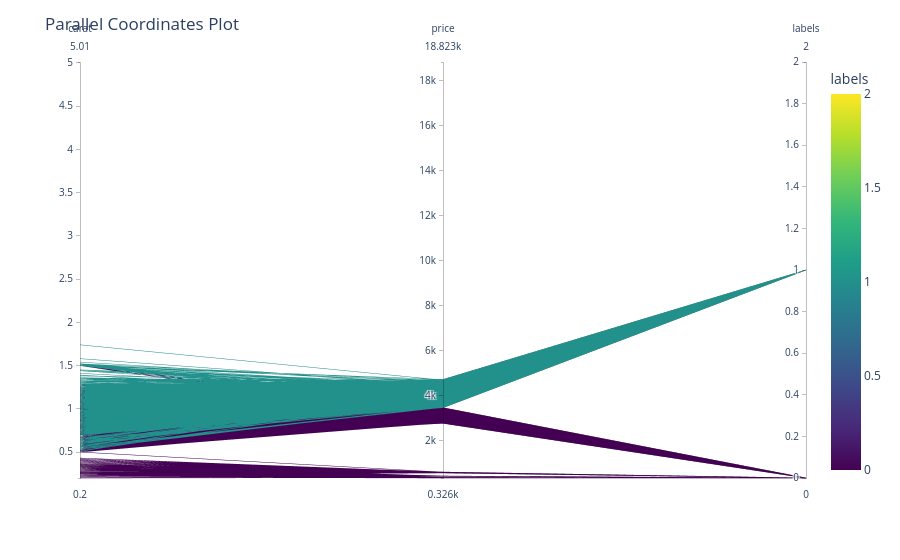

The notebook cell this image was saved under:
### Code cell
import plotly.express as px

df_plot = df[['carat', 'price', 'labels']]

fig = px.parallel_coordinates(
    df_plot,
    color='labels',
    color_continuous_scale=px.colors.sequential.Viridis
)

fig.update_layout(
    title="Parallel Coordinates Plot"
)

fig.show()

### Figure 1 — Plotly figure (JSON) as saved in the notebook; plotly's stock layout.template omitted (floating-point values rounded to 4 significant figures; data arrays with more than 128 entries replaced by an {"elided": "..."} marker saying what was removed)
{"data": [{"dimensions": [{"label": "carat", "values": {"elided": "37325 float values"}}, {"label": "price", "values": {"elided": "37325 float values"}}, {"label": "labels", "values": {"elided": "37325 int values"}}], "domain": {"x": [0, 1], "y": [0, 1]}, "line": {"color": {"elided": "37325 int values"}, "coloraxis": "coloraxis"}, "name": "", "type": "parcoords"}], "layout": {"coloraxis": {"autocolorscale": false, "colorbar": {"title": {"text": "labels"}}, "colorscale": [[0, "#440154"], [0.1111, "#482878"], [0.2222, "#3e4989"], [0.3333, "#31688e"], [0.4444, "#26828e"], [0.5556, "#1f9e89"], [0.6667, "#35b779"], [0.7778, "#6ece58"], [0.8889, "#b5de2b"], [1, "#fde725"]]}, "legend": {"tracegroupgap": 0}, "margin": {"t": 60}, "title": {"text": "Parallel Coordinates Plot"}}}
